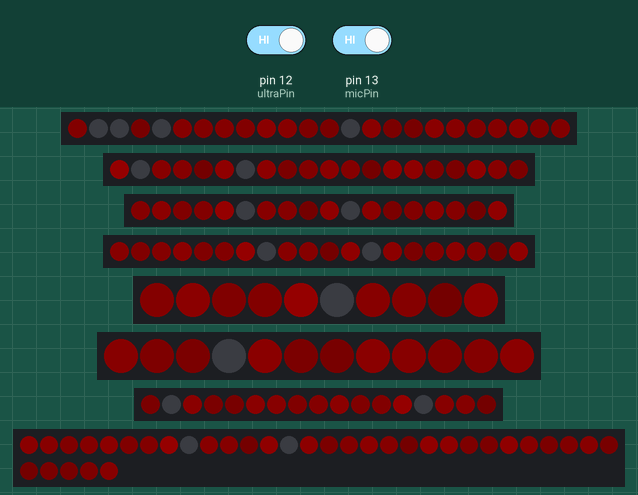
Recording of a sketch running on a simulated Arduino Uno, built with avr-gcc and run on an emulated ATmega328P. Parts: 24 RGB LEDs in strip order, left to right, 2 × 20 RGB LEDs in strip order, left to right, 18 RGB LEDs in strip order, left to right, 10 RGB LEDs in strip order, left to right, 12 RGB LEDs in strip order, left to right, 17 RGB LEDs in strip order, left to right, 35 RGB LEDs in strip order, left to right, continuing on the next row. The test bench sets the inputs (shaded band); at power-on: pin 12 (ultraPin) HIGH, pin 13 (micPin) HIGH. Dim RGB values are drawn brighter than linear; random numbers use the default seed unless the sketch sets one; what the sketch prints to the serial monitor is not drawn.

Above: at 4.8 s.
4.9 s: pin 12 (ultraPin) driven LOW
7.0 s: pin 13 (micPin) driven LOW
At 9.7 s:
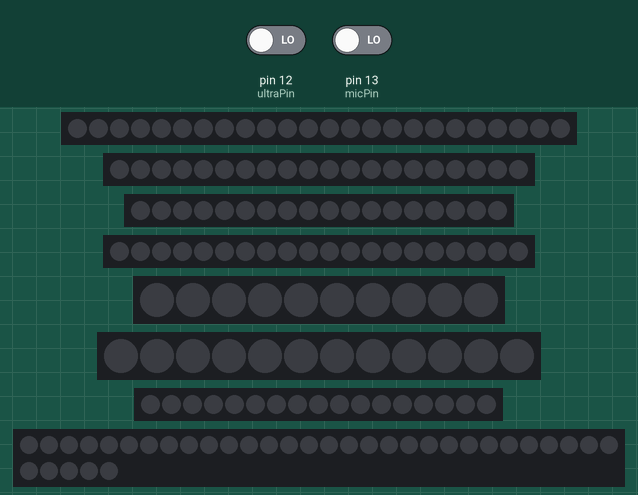
10.0 s: pin 12 (ultraPin) driven HIGH
At 12.8 s:
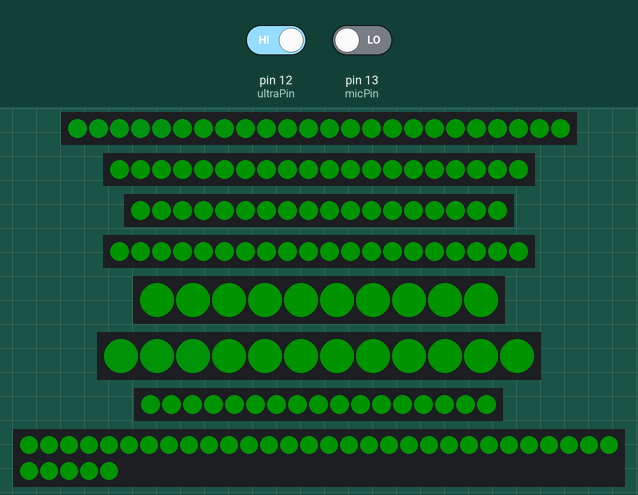
13.0 s: pin 12 (ultraPin) driven LOW
At 15.12 s:
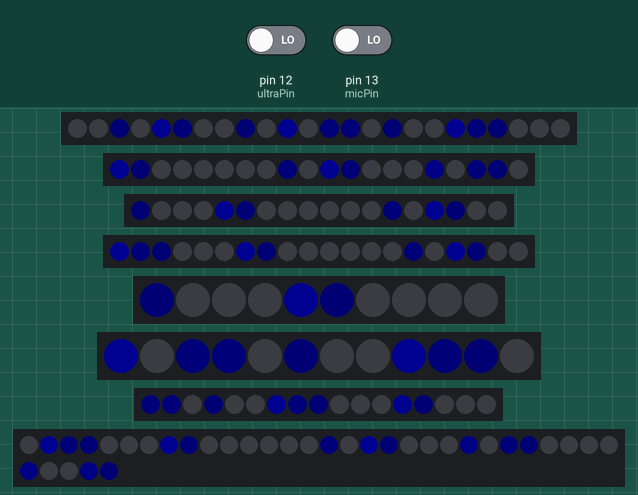
16.0 s: pin 13 (micPin) driven HIGH
19.0 s: pin 12 (ultraPin) driven HIGH
At 23.4 s:
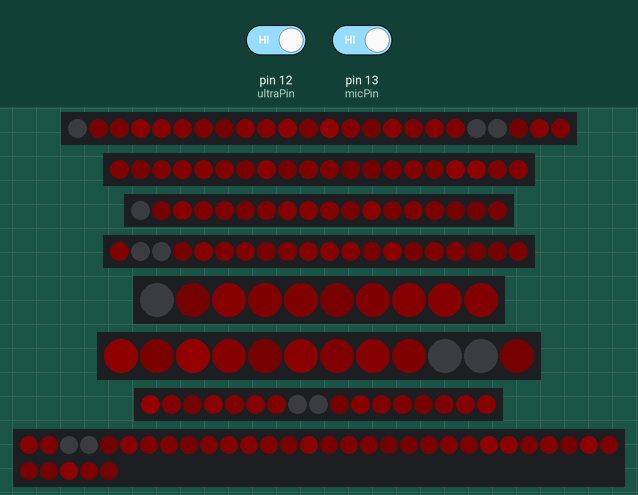
Timing chart, 0 to 24.9 s (numbered marks = the images above; inputs shaded):
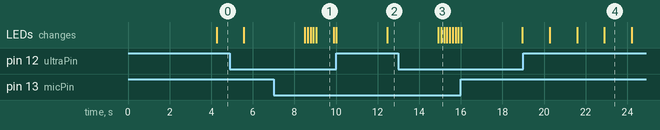

Measured:
- what the display in image 1 shows lasts 0.8 s, from 9.1 s to 9.9 s

The sketch:

happy.ino
```cpp
#include <FastLED.h>

//Define number of LEDs per strip
#define NUM_LEDS_PART_1 24
#define NUM_LEDS_PART_2 20
#define NUM_LEDS_PART_3 18
#define NUM_LEDS_PART_4 20
#define NUM_LEDS_PART_5 10
#define NUM_LEDS_PART_6 12
#define NUM_LEDS_PART_7 17
#define NUM_LEDS_BOT 35

//Define number of LEDs in overall strip
#define NUM_LEDS (NUM_LEDS_PART_1 + NUM_LEDS_PART_2 + NUM_LEDS_PART_3 + NUM_LEDS_PART_4 + NUM_LEDS_PART_5 + NUM_LEDS_PART_6 + NUM_LEDS_PART_7 + NUM_LEDS_BOT)
#define BRIGHTNESS      100

//Define strip object
CRGB ledstrip[NUM_LEDS];

float fadingInt[NUM_LEDS];
int remainingInt[NUM_LEDS];

const int ultraPin = 12;
const int micPin = 13;
unsigned long desiredChangeRate = 80;

unsigned long timeSinceLastUpdate = 0;
unsigned long timeSinceLastChange = 0;

unsigned long offTime = 0;

void setup() {
  delay(3000);  //delay 3 seconds for safety purposes

  //Add LED strips
  FastLED.addLeds<NEOPIXEL, 9>(ledstrip, 0, NUM_LEDS_PART_1);
  FastLED.addLeds<NEOPIXEL, 3>(ledstrip, NUM_LEDS_PART_1, NUM_LEDS_PART_2);
  FastLED.addLeds<NEOPIXEL, 4>(ledstrip, NUM_LEDS_PART_2, NUM_LEDS_PART_3);
  FastLED.addLeds<NEOPIXEL, 5>(ledstrip, NUM_LEDS_PART_3, NUM_LEDS_PART_4);
  FastLED.addLeds<NEOPIXEL, 6>(ledstrip, NUM_LEDS_PART_4, NUM_LEDS_PART_5);
  FastLED.addLeds<NEOPIXEL, 10>(ledstrip, NUM_LEDS_PART_5, NUM_LEDS_PART_6);
  FastLED.addLeds<NEOPIXEL, 11>(ledstrip, NUM_LEDS_PART_6, NUM_LEDS_PART_7);
  FastLED.addLeds<NEOPIXEL, 2>(ledstrip, NUM_LEDS_PART_7, NUM_LEDS_BOT);

  pinMode(ultraPin, INPUT);
  pinMode(micPin, INPUT);
  Serial.begin(9600); //Initialize Serial monitor
  FastLED.setBrightness(BRIGHTNESS);  //Set global brightness
  FastLED.clear();
  for (int i = 0; i < NUM_LEDS; i++) {
    fadingInt[i] = random(10, 20);
    remainingInt[i] = fadingInt[NUM_LEDS];
  }
}

void loop() {
  //Read incoming signal
  bool ultraVal = digitalRead(ultraPin);
  bool micVal = digitalRead(micPin);

  if ((millis() - timeSinceLastChange) > desiredChangeRate) {
    //STOIC
    if (ultraVal == 0 && micVal == 0) {
      Serial.println("STOIC");
      for (int i = 0; i < NUM_LEDS; i ++) {
        ledstrip[i] = dim8_raw((exp(sin(remainingInt[i] / fadingInt[i] * PI)) - 0.36787944) * 108.0);
        if (!--remainingInt[i]) {
          fadingInt[i] = random(10, 20);
          remainingInt[i] = fadingInt[i];
        }
      }
    }
    else {
      for (int i = 0; i < NUM_LEDS; i++) {
        Serial.println("SCARED");
        if (ultraVal == 1 && micVal == 1) {
          terrified(ledstrip[i]);
        }
        else if (ultraVal == 1 && micVal == 0) {
          Serial.println("TIMID");
          timid(ledstrip[i]);
        }
        else if (ultraVal == 0 && micVal == 1) {
          Serial.println("TRUSTING");
          trusting(ledstrip[i]);
        }
        else{
          ledstrip[i].setRGB(0,100,0);
        }
      }
    }
    timeSinceLastChange = millis();
  }
  FastLED.show();
}

void terrified(CRGB & led) {
  //Makes the wisp quickly flash red, might go well with the shivering of terrified
  int bright = random8(100);
  int brightG = random8(80);

  int valR = dim8_raw(random(100, 200));
  //Uncomment for orange flashes
  int valG = dim8_raw(random(0, 80));

  led.r = scale8(valR, bright);
  led.g = 0; //scale8(valG, bright);  //uncomment for the orange flashes
  led.b = 0;

}

void trusting(CRGB & led) {
  //Makes the wisp "sparkle" with random RGB colors, might go well with the shivering of terrified
  int brightR = random8(150);
  int brightG = random8(150);
  int brightB = random8(150);


  int valR = dim8_raw(random8(150));
  int valG = dim8_raw(random8(100));
  int valB = dim8_raw(random8(255));

  led.r = scale8(valR, brightR);
  led.g = scale8(valG, brightG);
  led.b = scale8(valB, brightB);
}

void scaredFlash(CRGB & led) {
  if (led.r > 25) {
    led = CRGB::Black;
  }
  else if (led == CRGB(0, 0, 0)) {
    led = CRGB::Red;
  }
}

void timid(CRGB & led) {
  float bright = dim8_raw((exp(sin(millis() / 2000.0 * PI)) - 0.36787944) * 108.0);
  led.b = scale8(150, bright);
  led.g = 50;
  led.r = 0;
}
```
